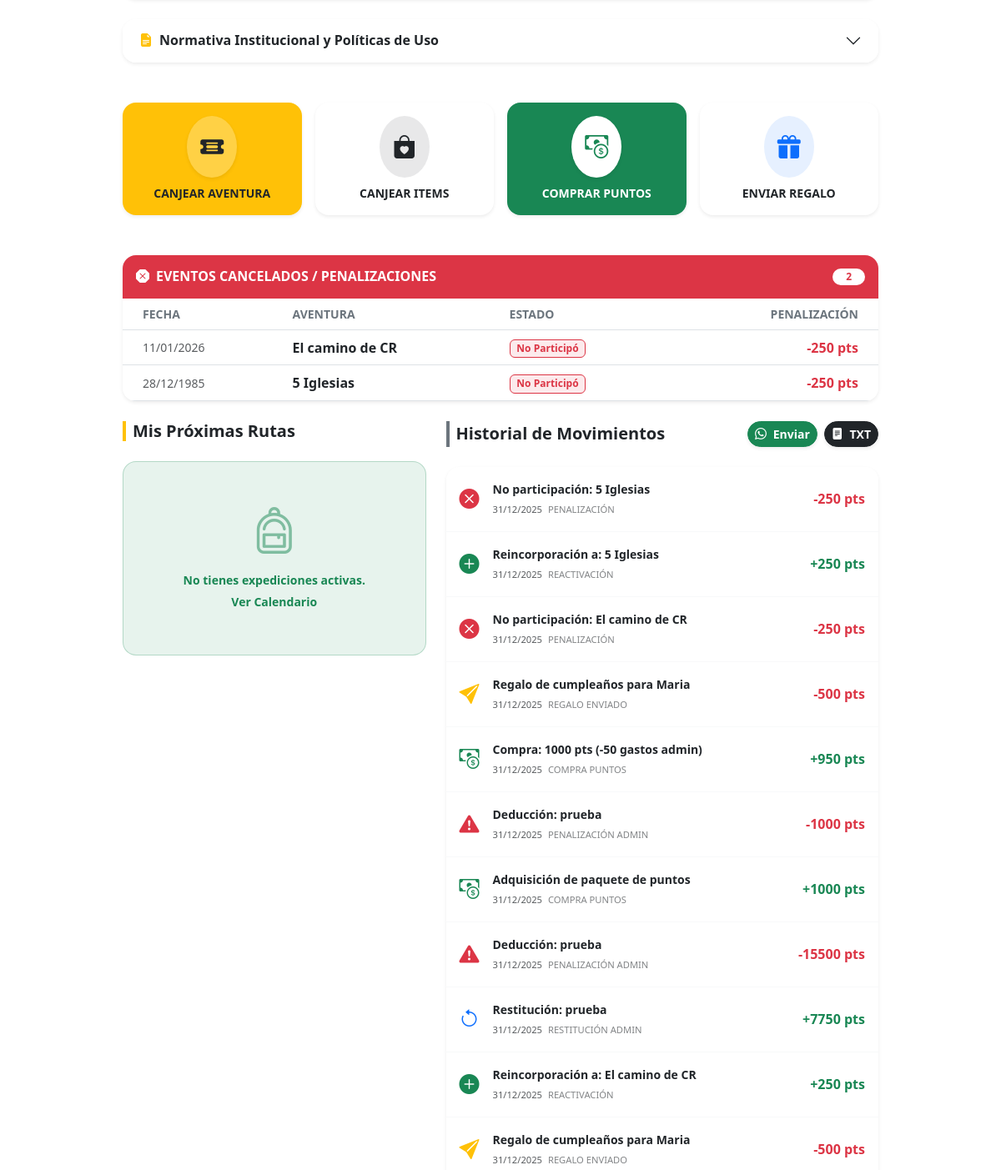
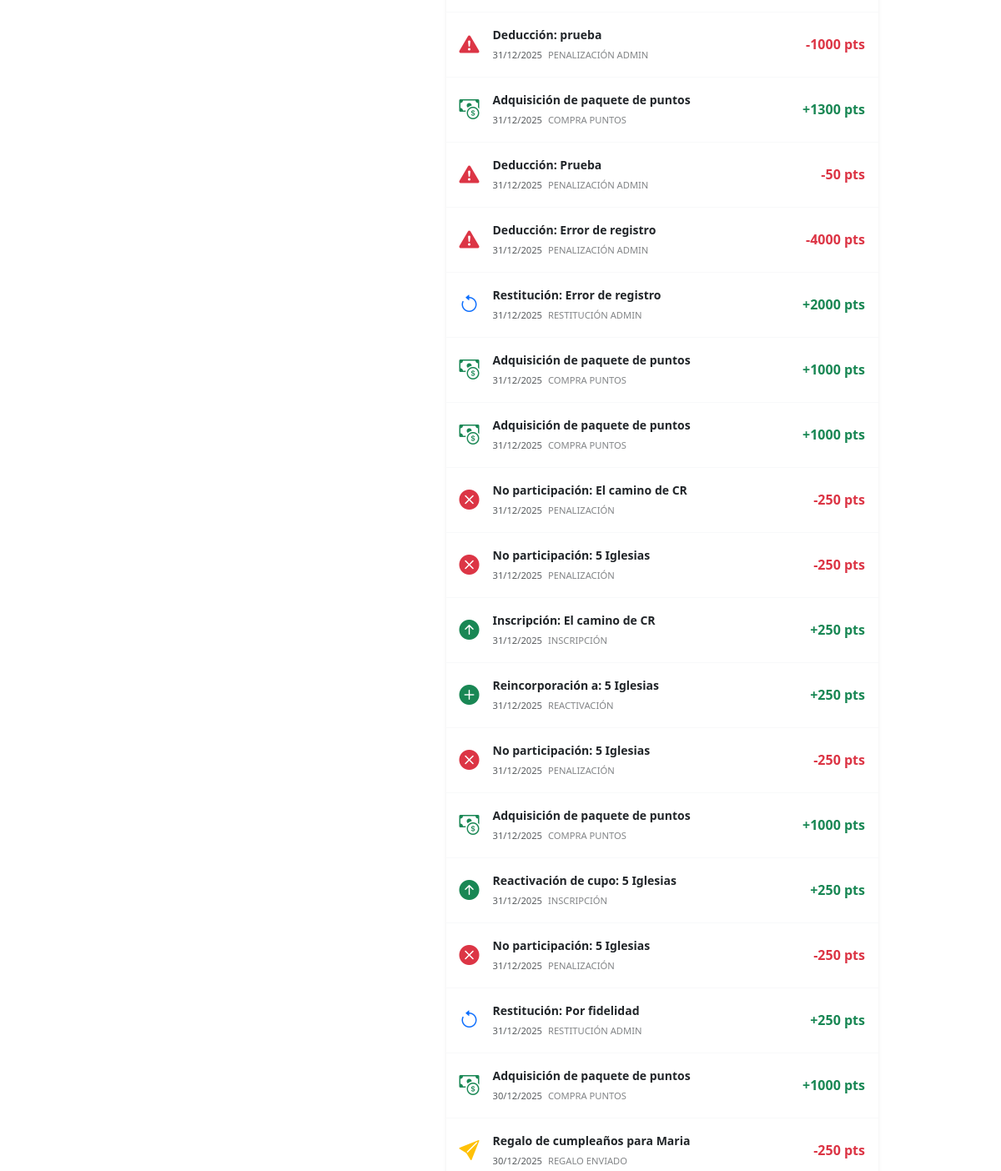
Page /mi-perfil/595116 (middle part) on the earlier database version (2 pictures, top to bottom).
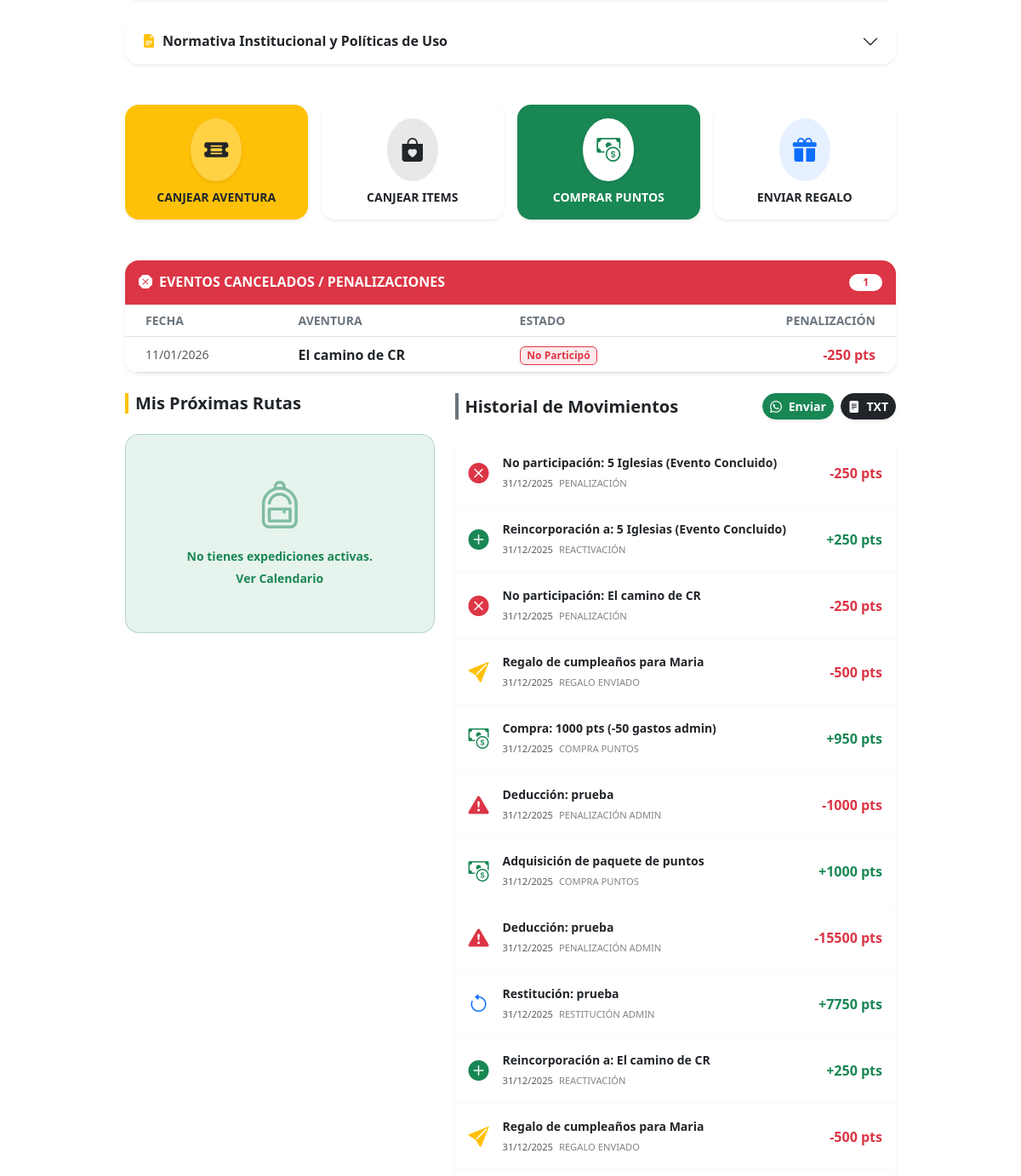
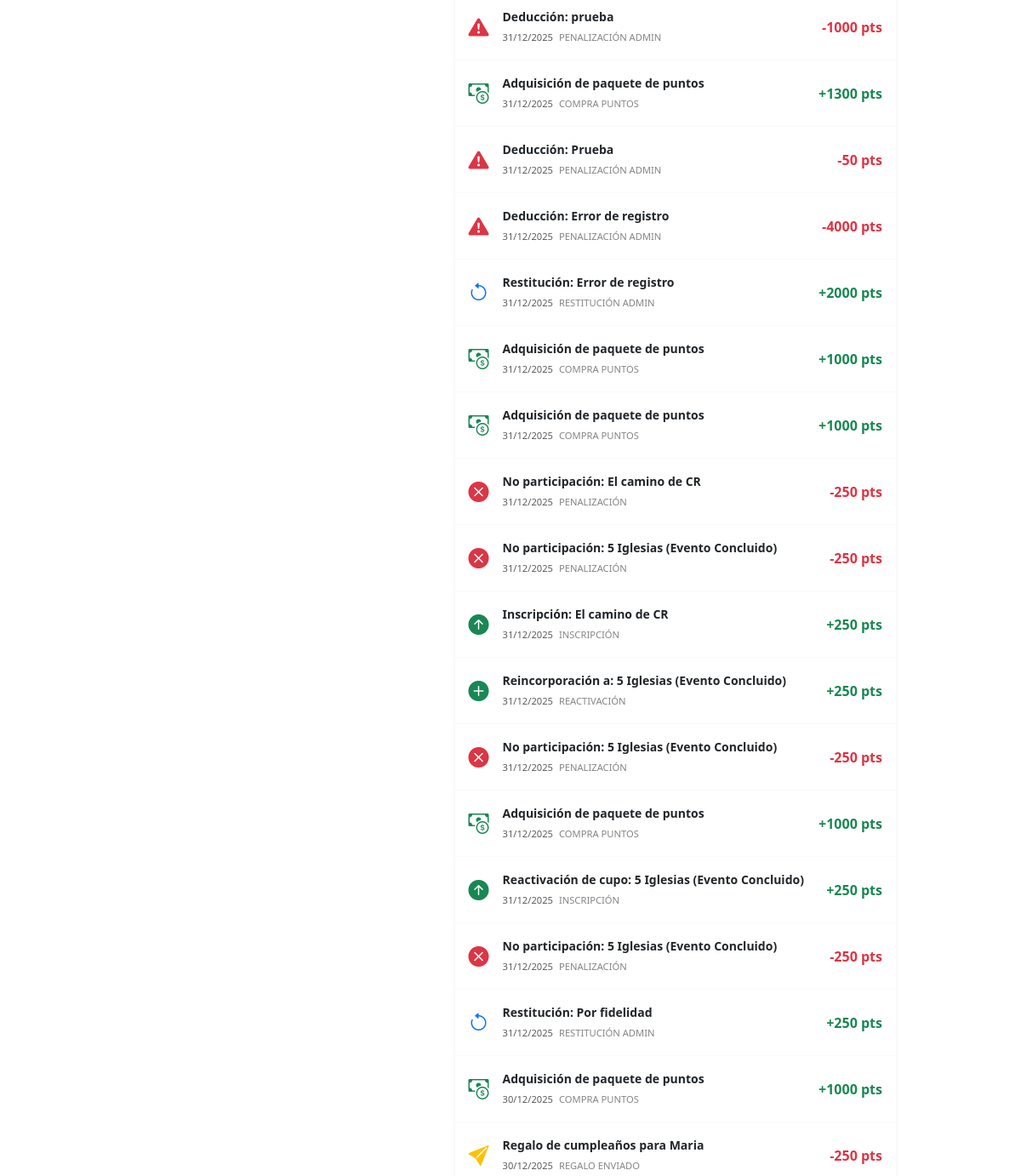
Same page on the later database version (2 pictures, top to bottom).
### db.py (models this page shows)
class Booking(db.Model):
    __tablename__ = 'booking'
    id = db.Column(db.Integer, primary_key=True)
    event_id = db.Column(db.Integer, db.ForeignKey('event.id'), nullable=False)
    member_id = db.Column(db.Integer, db.ForeignKey('member.id'), nullable=False)
    pin = db.Column(db.String(6))
    nombre = db.Column(db.String(100))
    apellido1 = db.Column(db.String(100))
    telefono = db.Column(db.String(20))
    status = db.Column(db.String(20), default='Activo')
    points_at_registration = db.Column(db.Integer, default=0)
    created_at = db.Column(db.DateTime, default=datetime.utcnow)

class Event(db.Model):
    __tablename__ = 'event'
    id = db.Column(db.Integer, primary_key=True)
    title = db.Column(db.String(100), nullable=False)
    flyer = db.Column(db.String(120)) # Nombre del archivo de imagen
    currency = db.Column(db.String(5), default='¢')
    price = db.Column(db.Float, nullable=False)
    reservation_fee = db.Column(db.String(50)) # Texto libre ej: "5000 colones"
    points_reward = db.Column(db.Integer, default=10) # Puntos que otorga
    activity_type = db.Column(db.String(50)) # Caminata, Camping, etc.
    difficulty = db.Column(db.String(50))
    distance = db.Column(db.String(50))
    duration_days = db.Column(db.Integer, default=1)
    event_date = db.Column(db.Date, nullable=False)
    end_date = db.Column(db.Date) # Para eventos de varios días
    departure_point = db.Column(db.String(150))
    departure_time = db.Column(db.String(20))
    pickup_point = db.Column(db.String(200))
    capacity = db.Column(db.Integer, default=0)
    description = db.Column(db.Text)
    status = db.Column(db.String(20), default='Activa') # Activa, Suspendido, Se Traslado
    moved_date = db.Column(db.Date) # Nueva fecha si se traslada
    bookings = db.relationship('Booking', backref='event', lazy=True, cascade="all, delete-orphan")

class PointLog(db.Model):
    __tablename__ = 'point_log'
    id = db.Column(db.Integer, primary_key=True)
    member_id = db.Column(db.Integer, db.ForeignKey('member.id'), nullable=False)
    transaction_type = db.Column(db.String(50), nullable=False)
    description = db.Column(db.String(200))
    amount = db.Column(db.Integer, nullable=False)
    created_at = db.Column(db.DateTime, default=datetime.utcnow)
    booking_id = db.Column(db.Integer, db.ForeignKey('booking.id'), nullable=True)
    is_penalized = db.Column(db.Boolean, default=False)
    penalty_reason = db.Column(db.String(200))

### perfil.py (the view)
@perfil_bp.route('/mi-perfil/<string:pin>')
def ver_perfil(pin):
    member = Member.query.filter_by(pin=pin).first()
    if not member:
        flash('Perfil no encontrado. Verifique el PIN.', 'danger')
        return redirect(url_for('main.home'))
    logs = PointLog.query.filter_by(member_id=member.id).order_by(PointLog.created_at.desc()).all()
    cr_time = datetime.utcnow() - timedelta(hours=6)
    today = cr_time.date()
    all_bookings = Booking.query.filter_by(member_id=member.id).all()
    proximas_aventuras = []
    bitacora_aventuras = []
    eventos_cancelados = [] # Lista específica para la ventana de penalizaciones
    caminatas_validas_vip = 0
    for b in all_bookings:
        if not b.event: continue
        if b.status == 'Activo':
            caminatas_validas_vip += 1
        es_futura = b.event.event_date >= today
        esta_activa = (b.status == 'Activo')
        esta_cancelada = (b.status in ['No Participó', 'Retirado', 'Cancelado'])
        if esta_cancelada:
            penalidad_log = PointLog.query.filter_by(booking_id=b.id).filter(PointLog.amount < 0).first()
            b.monto_penalizacion = abs(penalidad_log.amount) if penalidad_log else 0
            eventos_cancelados.append(b)
        elif esta_activa and es_futura:
            proximas_aventuras.append(b)
        else:
            bitacora_aventuras.append(b)
    proximas_aventuras.sort(key=lambda x: x.event.event_date)
    eventos_cancelados.sort(key=lambda x: x.event.event_date, reverse=True)
    bitacora_aventuras.sort(key=lambda x: x.event.event_date, reverse=True)
    eventos_activos = Event.query.filter(
        Event.event_date >= today,
        Event.status == 'Activa'
    ).order_by(Event.event_date.asc()).all()
    total_caminatas = caminatas_validas_vip
    if total_caminatas > 15:
        nivel = "VIP - La Tribu"
        icono_nivel = "bi-crown"
        clase_nivel = "text-warning animate__animated animate__pulse animate__infinite"
        progreso_vip = 100
        mensaje_prox_nivel = "¡Eres un miembro de la élite!"
    elif total_caminatas > 5:
        nivel = "Explorador Constante"
        icono_nivel = "bi-compass-fill"
        clase_nivel = "text-success"
        progreso_vip = int((total_caminatas / 15) * 100)
        mensaje_prox_nivel = f"Faltan {16 - total_caminatas} aventuras para ser VIP"
    else:
        nivel = "Aventurero Iniciado"
        icono_nivel = "bi-backpack2-fill"
        clase_nivel = "text-secondary"
        progreso_vip = int((total_caminatas / 15) * 100)
        mensaje_prox_nivel = f"Completa 15 rutas para el estatus VIP (Llevas {total_caminatas})"
    primer_log = PointLog.query.filter_by(member_id=member.id).order_by(PointLog.created_at.asc()).first()
    fecha_origen = primer_log.created_at.date() if primer_log else today
    fecha_vencimiento = fecha_origen + timedelta(days=365)
    dias_restantes = (fecha_vencimiento - today).days
    info_vencimiento = {
        'fecha_limite': fecha_vencimiento,
        'dias_restantes': dias_restantes,
        'vencido': dias_restantes < 0
    }
    birthdays_today = Member.query.filter(
        extract('month', Member.birth_date) == today.month,
        extract('day', Member.birth_date) == today.day
    ).all()
    return render_template(
        'perfil.html',
        member=member,
        logs=logs,
        proximas=proximas_aventuras,
        bitacora=bitacora_aventuras,
        eventos_cancelados=eventos_cancelados,
        eventos_activos=eventos_activos,
        nivel=nivel,
        icono_nivel=icono_nivel,
        clase_nivel=clase_nivel,
        total_caminatas=total_caminatas,
        progreso_vip=progreso_vip,
        mensaje_prox_nivel=mensaje_prox_nivel,
        now=cr_time,
        vencimiento=info_vencimiento,
        birthdays_today=birthdays_today
    )

### app.py (called while the page is built)
@app.before_request
def force_https():
    if request.headers.get('X-Forwarded-Proto') == 'http':
        url = request.url.replace('http://', 'https://', 1)
        return redirect(url, code=301)

### templates/perfil.html (shortened to what the changed rows need)
{% extends "base.html" %}
{% block content %}
<div class="container py-5 animate__animated animate__fadeIn" id="perfilContainer">
    <div class="row justify-content-center">
        <div class="col-lg-10">
            <div class="accordion shadow-sm rounded-4 mb-5 border-0 no-print" id="policiesAccordion">
                <div class="accordion-item border-0 rounded-4 overflow-hidden">
                    <h2 class="accordion-header">
                        <button class="accordion-button collapsed bg-white fw-bold text-dark py-3" type="button" data-bs-toggle="collapse" data-bs-target="#collapsePolicies">
                            <i class="bi bi-file-earmark-text-fill text-warning me-2"></i>
                            Normativa Institucional y Políticas de Uso
                        </button>
                    </h2>
                </div>
            </div>
            {% if eventos_cancelados %}
            <div class="card border-0 shadow-sm rounded-4 mb-4 overflow-hidden animate__animated animate__fadeInUp no-print">
                <div class="card-header bg-danger text-white p-3 border-0">
                    <div class="d-flex justify-content-between align-items-center">
                        <h6 class="mb-0 fw-bold text-uppercase"><i class="bi bi-x-octagon-fill me-2"></i>Eventos Cancelados / Penalizaciones</h6>
                        <span class="badge bg-white text-danger rounded-pill px-3">{{ eventos_cancelados|length }}</span>
                    </div>
                </div>
                <div class="card-body p-0">
                    <div class="table-responsive">
                        <table class="table table-hover align-middle mb-0">
                            <thead class="bg-light">
                                <tr>
                                    <th class="ps-4 text-secondary small fw-bold text-uppercase">Fecha</th>
                                    <th class="text-secondary small fw-bold text-uppercase">Aventura</th>
                                    <th class="text-secondary small fw-bold text-uppercase">Estado</th>
                                    <th class="text-end pe-4 text-secondary small fw-bold text-uppercase">Penalización</th>
                                </tr>
                            </thead>
                            <tbody>
                                {% for booking in eventos_cancelados %}
                                <tr>
                                    <td class="ps-4 text-muted small">{{ booking.event.event_date.strftime('%d/%m/%Y') }}</td>
                                    <td class="fw-bold text-dark">{{ booking.event.title }}</td>
                                    <td>
                                        <span class="badge bg-danger bg-opacity-10 text-danger border border-danger">
                                            {{ booking.status }}
                                        </span>
                                    </td>
                                    <td class="text-end pe-4">
                                        {% if booking.monto_penalizacion > 0 %}
                                            <span class="text-danger fw-bold">-{{ booking.monto_penalizacion }} pts</span>
                                        {% else %}
                                            <span class="text-muted small">--</span>
                                        {% endif %}
                                    </td>
                                </tr>
                                {% endfor %}
                            </tbody>
                        </table>
                    </div>
                </div>
            </div>
            {% endif %}
            <div class="row g-4">
                <div class="col-md-7" id="historialSection">
                    <div class="card border-0 shadow-sm rounded-4 overflow-hidden" id="historialCard">
                        <div class="list-group list-group-flush" id="listaMovimientos">
                            {% if logs %}
                                {% for log in logs %}
                                <div class="list-group-item p-3 border-light log-item">
                                    <div class="d-flex justify-content-between align-items-center">
                                        <div class="d-flex align-items-center">
                                            <div class="me-3">
                                                {% if 'Restitución Admin' in log.transaction_type %}
                                                    <i class="bi bi-arrow-counterclockwise text-primary fs-4"></i>
                                                {% elif 'Donación Admin' in log.transaction_type %}
                                                    <i class="bi bi-gift-fill text-success fs-4"></i>
                                                {% elif 'Penalización Admin' in log.transaction_type %}
                                                    <i class="bi bi-exclamation-triangle-fill text-danger fs-4"></i>
                                                {% elif 'Canje' in log.transaction_type %}
                                                    <i class="bi bi-shop text-danger fs-4"></i>
                                                {% elif log.transaction_type == 'Bono Cumpleaños' %}
                                                    <i class="bi bi-gift-fill text-primary fs-4"></i>
                                                {% elif log.transaction_type == 'Regalo Recibido' %}
                                                    <i class="bi bi-gift-fill text-primary fs-4"></i>
                                                {% elif log.transaction_type == 'Regalo Enviado' %}
                                                    <i class="bi bi-send-fill text-warning fs-4"></i>
                                                {% elif log.transaction_type == 'Compra Puntos' %}
                                                    <i class="bi bi-cash-coin text-success fs-4"></i>
                                                {% elif 'Inscripción' in log.transaction_type or 'Bienvenida' in log.transaction_type %}
                                                    <i class="bi bi-arrow-up-circle-fill text-success fs-4"></i>
                                                {% elif 'Retiro' in log.transaction_type or 'Penalización' in log.transaction_type %}
                                                    <i class="bi bi-x-circle-fill text-danger fs-4"></i>
                                                {% elif log.amount > 0 %}
                                                    <i class="bi bi-plus-circle-fill text-success fs-4"></i>
                                                {% else %}
                                                    <i class="bi bi-dash-circle-fill text-danger fs-4"></i>
                                                {% endif %}
                                            </div>
                                            <div>
                                                <div class="fw-bold text-dark small log-desc">{{ log.description }}</div>
                                                <small class="text-muted x-small log-date">
                                                    {{ log.created_at.strftime('%d/%m/%Y') }}
                                                    <span class="text-uppercase ms-1 opacity-75">{{ log.transaction_type }}</span>
                                                </small>
                                            </div>
                                        </div>
                                        <div class="text-end">
                                            <span class="fw-bold fs-6 {{ 'text-success' if log.amount > 0 else 'text-danger' }} log-amount">
                                                {{ '+' if log.amount > 0 }}{{ log.amount }} pts
                                            </span>
                                        </div>
                                    </div>
                                </div>
                                {% endfor %}
                            {% else %}
                                <div class="p-4 text-center text-muted small">
                                    Aún no hay movimientos registrados.
                                </div>
                            {% endif %}
                        </div>
                    </div>
                </div>
            </div>
        </div>
    </div>
</div>
{% endblock %}

Differences in the rows shown:
removed Booking: event.event_date "28/12/1985", event "5 Iglesias", status "No Participó", monto_penalizacion "250"
changed PointLog (number 1 of 29 on the later page): description "No participación: 5 Iglesias" → "No participación: 5 Iglesias (Evento Concluido)"
changed PointLog (number 2 of 29 on the later page): description "Reincorporación a: 5 Iglesias" → "Reincorporación a: 5 Iglesias (Evento Concluido)"
changed PointLog (number 20 of 29 on the later page): description "No participación: 5 Iglesias" → "No participación: 5 Iglesias (Evento Concluido)"
changed PointLog (number 22 of 29 on the later page): description "Reincorporación a: 5 Iglesias" → "Reincorporación a: 5 Iglesias (Evento Concluido)"
changed PointLog (number 23 of 29 on the later page): description "No participación: 5 Iglesias" → "No participación: 5 Iglesias (Evento Concluido)"
changed PointLog: description "Reactivación de cupo: 5 Iglesias" → "Reactivación de cupo: 5 Iglesias (Evento Concluido)"
changed PointLog (number 26 of 29 on the later page): description "No participación: 5 Iglesias" → "No participación: 5 Iglesias (Evento Concluido)"
Other differences:
{{ eventos_cancelados|length }}: "2" → "1"
